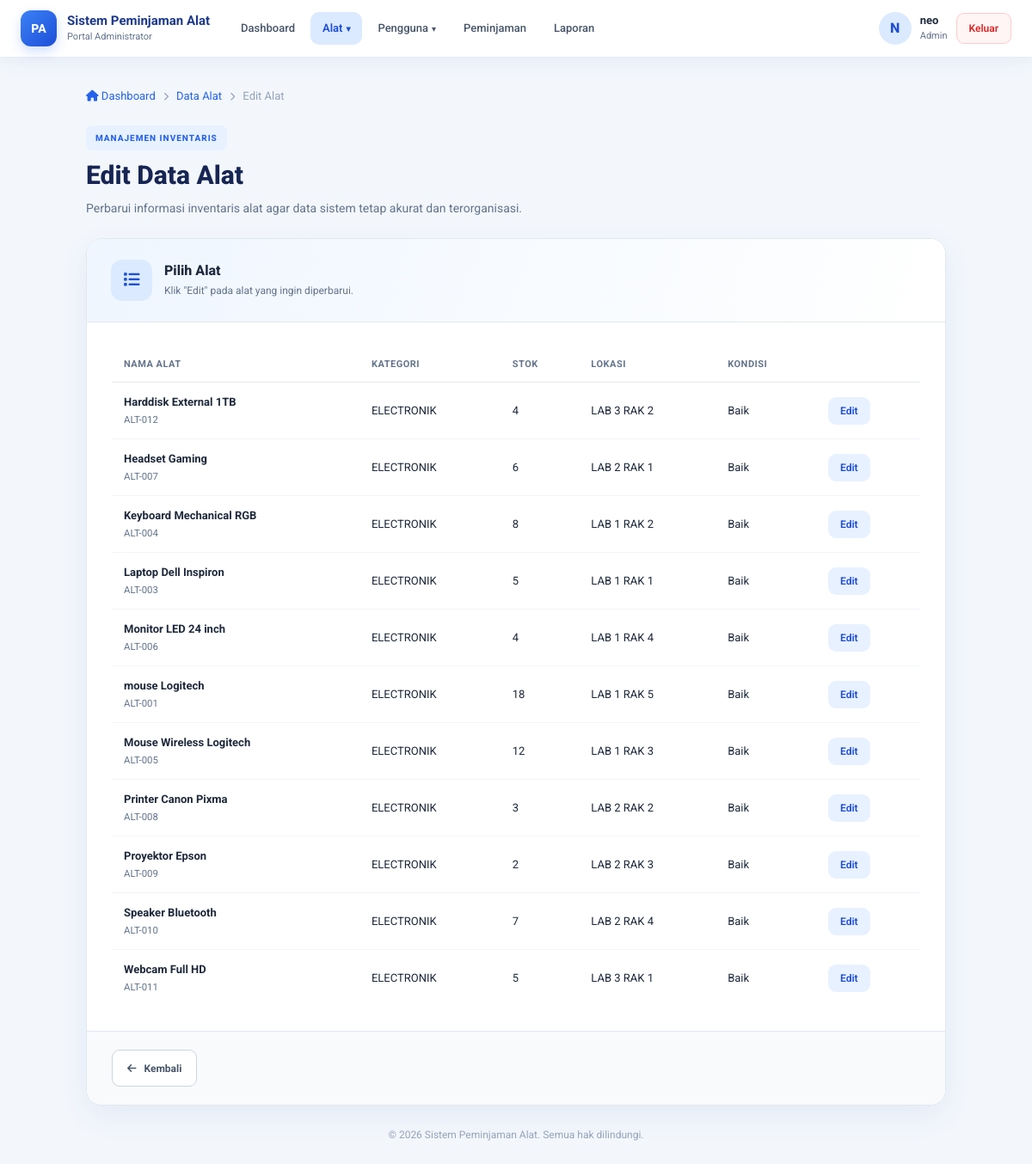
/admin/edit_alat.php (signed in), run on the app's committed database.
### tables this page shows
CREATE TABLE `users` (
  `id` int(11) NOT NULL,
  `username` varchar(50) NOT NULL,
  `nama_lengkap` varchar(100) NOT NULL,
  `alamat` varchar(225) NOT NULL,
  `password` varchar(255) NOT NULL,
  `role` enum('admin','petugas','peminjam') NOT NULL
);

CREATE TABLE `alat` (
  `id_alat` int(11) NOT NULL,
  `id_kategori` int(11) NOT NULL,
  `nama_alat` varchar(100) NOT NULL,
  `stok` int(11) NOT NULL DEFAULT 0,
  `lokasi` varchar(100) NOT NULL,
  `kondisi` enum('baik','rusak ringan','rusak berat') NOT NULL DEFAULT 'baik'
);

CREATE TABLE `kategori` (
  `id_kategori` int(11) NOT NULL,
  `nama_kategori` varchar(100) NOT NULL
);

### includes/auth.php (called while the page is built, shortened)
<?php
function e($v): string
{
    return htmlspecialchars((string)$v, ENT_QUOTES, 'UTF-8');
}
function auth_user(PDO $pdo): array
{
    static $user = null;
    if ($user !== null) {
        return $user;
    }
    $s = $pdo->prepare('SELECT id, username, nama_lengkap, role FROM users WHERE id = ?');
    $s->execute([$_SESSION['user_id']]);
    $user = $s->fetch();
    return $user;
}
function dashboard_url(string $role): string
{
    return match ($role) {
        'admin'   => 'dashboard_admin.php',
        'petugas' => 'status_peminjaman.php',
        default   => 'lihat_alat.php',
    };
}
function require_role(PDO $pdo, array $roles): array
{
    $u = auth_user($pdo);
    return $u;
}
function kode(string $prefix, int $id): string
{
    return $prefix . str_pad((string)$id, 3, '0', STR_PAD_LEFT);
}
function role_label(string $role): string
{
    return ['admin' => 'Admin', 'petugas' => 'Petugas', 'peminjam' => 'Peminjam'][$role] ?? ucfirst($role);
}

### admin/edit_alat.php (the view, shortened to what this page needs)
<?php
require_once __DIR__ . '/../includes/auth.php';
$me = require_role($pdo, ['admin']);
$id = (int)($_GET['id'] ?? 0);
$alat = null;
$daftar = [];
if ($id) {
    $s = $pdo->prepare('SELECT * FROM alat WHERE id_alat = ?');
    $s->execute([$id]);
    $alat = $s->fetch();
    if (!$alat) {
        set_flash('error', 'Data alat tidak ditemukan.');
        redirect('edit_alat.php');
    }
} else {
    $daftar = $pdo->query(
        'SELECT a.id_alat, a.nama_alat, a.stok, a.lokasi, a.kondisi, k.nama_kategori
         FROM alat a LEFT JOIN kategori k ON k.id_kategori = a.id_kategori
         ORDER BY a.nama_alat'
    )->fetchAll();
}
?>
<!DOCTYPE html>
<html lang="id">
<head>
    <link rel="stylesheet" href="../asset/css/bootstrap.css">
    <link rel="stylesheet" href="https://cdnjs.cloudflare.com/ajax/libs/font-awesome/6.5.0/css/all.min.css">
    <link rel="stylesheet" href="../asset/css/navbar.css">
</head>
<body>
<?php include __DIR__ . '/../includes/navbar.php'; ?>
    <main class="dashboard-container">
        <nav class="breadcrumb-custom" aria-label="Breadcrumb">
            <a href="dashboard_admin.php"><i class="fa-solid fa-house"></i> Dashboard</a>
            <i class="fa-solid fa-chevron-right" style="font-size:10px"></i>
            <a href="lihat_alat.php">Data Alat</a>
            <i class="fa-solid fa-chevron-right" style="font-size:10px"></i>
            <span>Edit Alat</span>
        </nav>
        <section class="page-heading">
            <span class="eyebrow">MANAJEMEN INVENTARIS</span>
            <h1>Edit Data Alat</h1>
            <p>Perbarui informasi inventaris alat agar data sistem tetap akurat dan terorganisasi.</p>
        </section>
<?php if (!$alat): ?>
        <section class="form-card">
            <div class="card-heading">
                <div class="heading-icon"><i class="fa-solid fa-list"></i></div>
                <div>
                    <h2>Pilih Alat</h2>
                    <p>Klik "Edit" pada alat yang ingin diperbarui.</p>
                </div>
            </div>
            <div class="form-body">
                <?php if (!$daftar): ?>
                    <p style="color:var(--muted);margin:0">
                        Belum ada data alat. <a href="tambah_alat.php">Tambah alat sekarang</a>.
                    </p>
                <?php else: ?>
                <div class="table-scroll">
                    <table class="pilih-table">
                        <thead>
                            <tr>
                                <th>Nama Alat</th><th>Kategori</th><th>Stok</th><th>Lokasi</th><th>Kondisi</th><th></th>
                            </tr>
                        </thead>
                        <tbody>
                        <?php foreach ($daftar as $a): ?>
                            <tr>
                                <td><strong><?= e($a['nama_alat']) ?></strong><br>
                                    <small style="color:var(--muted)"><?= e(kode('ALT-', (int)$a['id_alat'])) ?></small></td>
                                <td><?= e($a['nama_kategori'] ?? '-') ?></td>
                                <td><?= (int)$a['stok'] ?></td>
                                <td><?= e($a['lokasi']) ?></td>
                                <td><?= e(ucfirst($a['kondisi'])) ?></td>
                                <td><a class="btn-pilih" href="edit_alat.php?id=<?= (int)$a['id_alat'] ?>">Edit</a></td>
                            </tr>
                        <?php endforeach; ?>
                        </tbody>
                    </table>
                </div>
                <?php endif; ?>
            </div>
            <div class="form-footer">
                <a href="dashboard_admin.php" class="btn-custom btn-back">
                    <i class="fa-solid fa-arrow-left"></i> Kembali
                </a>
            </div>
        </section>
<?php endif; ?>
        <footer class="footer">
            &copy; 2026 Sistem Peminjaman Alat. Semua hak dilindungi.
        </footer>
    </main>
</body>
</html>

### includes/navbar.php (shortened to what this page needs)
<?php
require_once __DIR__ . '/auth.php';
$nvUser  = auth_user($pdo);
$nvRole  = $nvUser['role'];
$nvAlias = ['edit_petugas.php' => 'daftar_user.php'];
$nvCur   = basename(parse_url($_SERVER['REQUEST_URI'], PHP_URL_PATH));
$nvCur   = $nvAlias[$nvCur] ?? $nvCur;
$nvMenus = match ($nvRole) {
    'admin' => [
        ['Dashboard', 'dashboard_admin.php'],
        ['Alat', null, [
            ['Lihat Alat', 'lihat_alat.php'],
            ['Tambah Alat', 'tambah_alat.php'],
            ['Edit Alat', 'edit_alat.php'],
            ['Hapus Alat', 'delete_alat.php'],
        ]],
        ['Pengguna', null, [
            ['Daftar User', 'daftar_user.php'],
            ['Tambah User', 'edit_user.php?tambah=1'],
            ['Daftar Petugas', 'daftar_user.php?role=petugas'],
        ]],
        ['Peminjaman', 'status_peminjaman.php'],
        ['Laporan', 'laporan.php'],
    ],
    'petugas' => [
        ['Peminjaman', 'status_peminjaman.php'],
        ['Lihat Alat', 'lihat_alat.php'],
        ['Laporan', 'laporan.php'],
    ],
    default => [
        ['Lihat Alat', 'lihat_alat.php'],
        ['Pinjam Alat', 'pinjam_alat.php'],
        ['Status Peminjaman', 'status_peminjaman.php'],
    ],
};
function nv_is_active(string $href, string $cur): bool
{
    return basename(parse_url($href, PHP_URL_PATH)) === $cur;
}
$nvInisial = mb_strtoupper(mb_substr($nvUser['nama_lengkap'] ?: $nvUser['username'], 0, 1));
$nvPortal  = ['admin' => 'Portal Administrator', 'petugas' => 'Portal Petugas', 'peminjam' => 'Portal Peminjam'][$nvRole] ?? '';
?>
<header class="nv">
    <div class="nv-inner">
        <a class="nv-brand" href="<?= e(dashboard_url($nvRole)) ?>">
            <span class="nv-logo">PA</span>
            <span class="nv-brandtext">
                <strong>Sistem Peminjaman Alat</strong>
                <small><?= e($nvPortal) ?></small>
            </span>
        </a>
        <div class="nv-collapse" id="nvCollapse">
            <nav class="nv-menu" aria-label="Menu utama">
                <?php foreach ($nvMenus as $m): ?>
                    <?php if (isset($m[2])): ?>
                        <?php
                        $groupActive = false;
                        foreach ($m[2] as $c) {
                            if (nv_is_active($c[1], $nvCur)) { $groupActive = true; }
                        }
                        ?>
                        <div class="nv-dd">
                            <button type="button"
                                    class="nv-link nv-dd-btn<?= $groupActive ? ' active' : '' ?>"
                                    aria-expanded="false">
                                <?= e($m[0]) ?> <span class="nv-caret">▾</span>
                            </button>
                        </div>
                    <?php else: ?>
                        <a class="nv-link<?= nv_is_active($m[1], $nvCur) ? ' active' : '' ?>"
                           href="<?= e($m[1]) ?>"><?= e($m[0]) ?></a>
                    <?php endif; ?>
                <?php endforeach; ?>
            </nav>
            <div class="nv-profile">
                <div class="nv-avatar"><?= e($nvInisial) ?></div>
                <div class="nv-info">
                    <strong><?= e($nvUser['nama_lengkap'] ?: $nvUser['username']) ?></strong>
                    <span><?= e(role_label($nvRole)) ?></span>
                </div>
                <a href="logout.php" class="nv-logout"
                   onclick="return confirm('Apakah kamu yakin ingin keluar?')">Keluar</a>
            </div>
        </div>
    </div>
</header>

### asset/css/navbar.css (style rules this page uses)
body { padding: 0 !important; }
.nv { position: sticky; top: 0; z-index: 1000; background: #fff; border-bottom: 1px solid #e5edf9; box-shadow: 0 4px 22px rgba(30, 64, 175, .07); font-family: inherit; }
.nv-inner { max-width: 1280px; margin: 0 auto; padding: 12px 24px; display: flex; align-items: center; gap: 22px; }
.nv-brand { display: flex; align-items: center; gap: 12px; text-decoration: none; flex-shrink: 0; }
.nv-logo { width: 42px; height: 42px; border-radius: 12px; display: grid; place-items: center; color: #fff; font-weight: 800; font-size: 14px; background: linear-gradient(135deg, #3b82f6, #1d4ed8); box-shadow: 0 6px 14px rgba(37, 99, 235, .2); }
.nv-brandtext strong { display: block; font-size: 15px; font-weight: 700; color: #1e3a8a; line-height: 1.2; }
.nv-brandtext small { display: block; font-size: 11px; color: #64748b; margin-top: 2px; }
.nv-collapse { flex: 1; display: flex; align-items: center; justify-content: space-between; gap: 20px; }
.nv-menu { display: flex; align-items: center; gap: 4px; flex-wrap: wrap; }
.nv-link { display: inline-flex; align-items: center; gap: 4px; padding: 9px 14px; border: 0; border-radius: 10px; background: transparent; color: #475569; font: inherit; font-size: 13px; font-weight: 500; text-decoration: none; cursor: pointer; transition: background .2s, color .2s; }
.nv-link.active { background: #dbeafe; color: #1d4ed8; font-weight: 600; }
.nv-caret { font-size: 10px; }
.nv-dd { position: relative; }
.nv-profile { display: flex; align-items: center; gap: 10px; flex-shrink: 0; }
.nv-avatar { width: 38px; height: 38px; border-radius: 50%; display: grid; place-items: center; background: #dbeafe; color: #1d4ed8; font-weight: 800; }
.nv-info strong { display: block; font-size: 13px; color: #1e293b; line-height: 1.2; }
.nv-info span { display: block; font-size: 11px; color: #64748b; margin-top: 2px; }
.nv-logout { padding: 8px 14px; border-radius: 9px; border: 1px solid #fecaca; background: #fff5f5; color: #dc2626; font-size: 12px; font-weight: 600; text-decoration: none; transition: background .2s; }

### data on the page
users: role "Portal Administrator", nama_lengkap "N", nama_lengkap "neo", role "Admin"
alat: nama_alat "Harddisk External 1TB", id_alat "ALT-012", id_kategori.nama_kategori "ELECTRONIK", stok "4", lokasi "LAB 3 RAK 2", kondisi "Baik"
alat: nama_alat "Headset Gaming", id_alat "ALT-007", id_kategori.nama_kategori "ELECTRONIK", stok "6", lokasi "LAB 2 RAK 1", kondisi "Baik"
alat: nama_alat "Keyboard Mechanical RGB", id_alat "ALT-004", id_kategori.nama_kategori "ELECTRONIK", stok "8", lokasi "LAB 1 RAK 2", kondisi "Baik"
alat: nama_alat "Laptop Dell Inspiron", id_alat "ALT-003", id_kategori.nama_kategori "ELECTRONIK", stok "5", lokasi "LAB 1 RAK 1", kondisi "Baik"
alat: nama_alat "Monitor LED 24 inch", id_alat "ALT-006", id_kategori.nama_kategori "ELECTRONIK", stok "4", lokasi "LAB 1 RAK 4", kondisi "Baik"
alat: nama_alat "mouse Logitech", id_alat "ALT-001", id_kategori.nama_kategori "ELECTRONIK", stok "18", lokasi "LAB 1 RAK 5", kondisi "Baik"
alat: nama_alat "Mouse Wireless Logitech", id_alat "ALT-005", id_kategori.nama_kategori "ELECTRONIK", stok "12", lokasi "LAB 1 RAK 3", kondisi "Baik"
alat: nama_alat "Printer Canon Pixma", id_alat "ALT-008", id_kategori.nama_kategori "ELECTRONIK", stok "3", lokasi "LAB 2 RAK 2", kondisi "Baik"
alat: nama_alat "Proyektor Epson", id_alat "ALT-009", id_kategori.nama_kategori "ELECTRONIK", stok "2", lokasi "LAB 2 RAK 3", kondisi "Baik"
alat: nama_alat "Speaker Bluetooth", id_alat "ALT-010", id_kategori.nama_kategori "ELECTRONIK", stok "7", lokasi "LAB 2 RAK 4", kondisi "Baik"
alat: nama_alat "Webcam Full HD", id_alat "ALT-011", id_kategori.nama_kategori "ELECTRONIK", stok "5", lokasi "LAB 3 RAK 1", kondisi "Baik"

### other printed values
$m[0] "Dashboard"
$m[0] "Alat"
$m[0] "Pengguna"
$m[0] "Peminjaman"
$m[0] "Laporan"
